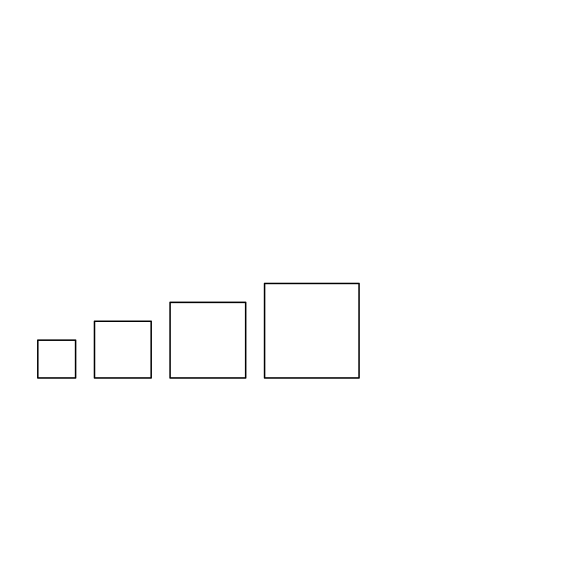

The script that drew this image:
"""
hello_shapes.py  -  a short first program for the plotter.

Uses a function, parameters, and a list - the three things the Turtle unit
is about.

Run it with LIVE = False first to see it on screen.
Change to LIVE = True to draw it for real.
"""

from plotter import Plotter

LIVE = False          # <-- set True when the USB cable is connected

t = Plotter(live=LIVE)


def square(size):
    """Draw a square with sides `size` long, ending where it started."""
    for i in range(4):
        t.forward(size)
        t.left(90)


def move_to(x, y):
    """Lift the pen, go somewhere, put the pen back down."""
    t.penup()
    t.goto(x, y)
    t.pendown()


# A list of sizes, drawn one after another.
sizes = [40, 60, 80, 100]

x = -260
for size in sizes:
    move_to(x, -100)
    square(size)
    x = x + size + 20

t.penup()

t.save_svg("hello_shapes.svg")
t.save_gcode("hello_shapes.gcode")
t.finish()

t.hideturtle()
import turtle
turtle.done()
